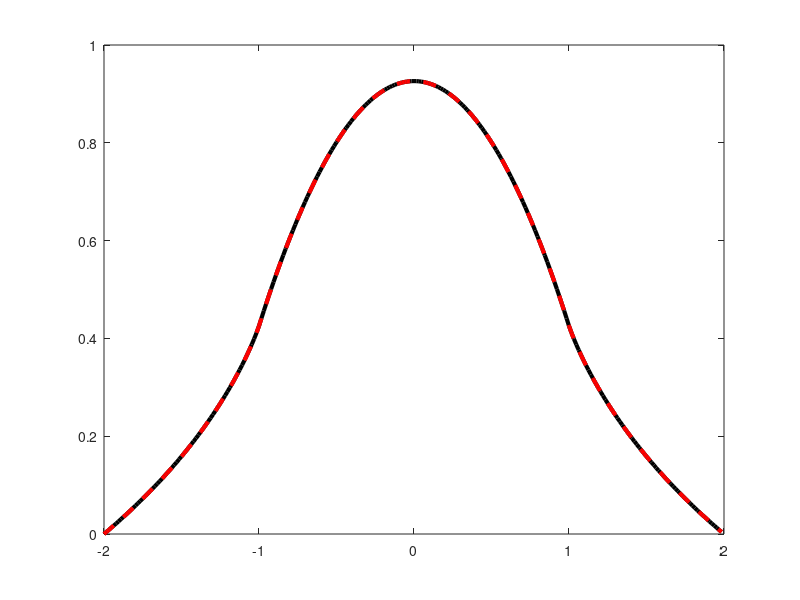

Here is the MATLAB script that generated this plot:
clear all 
%% Create the solution domain

iv = [-2,2];                        % Computational domain
fl = 8;
N  = 2^fl;                          % Number of nodes
L = (iv(2)-iv(1));                  % Domain length L
dx = L/N;                           % Meshsize
x = iv(1):dx:iv(2)-dx;              % Discrete domain


%% Generate a Hertzian pressure distribution 

inerval = find(-1 < x & x < 1);         % Pressure region
p = zeros(1,N);                         % Create a zero vector
p(inerval) = sqrt(1- x(inerval).^2);    % Scaled contact pressure eq 4.35 in compendium

%% Define the matrix for the discrete integral Kernel.
j  = 1:N;                                                           
d1 = (1-j+0.5)*dx; d2=(1-j-0.5)*dx;
k  = d1.*( log( abs( d1 ) )  - 1) - d2.*( log(abs( d2 ) ) - 1);
K  = toeplitz(-k)/(pi);                                           % Creating kernal matrix

%% Standard Method matrix, vector multiplication
% Multiplication between the Kernel and the dimensionless pressure

tic; Standard_Method = (K * p.').'; toc;
figure (1)
% Plot 
plot(x,Standard_Method-Standard_Method(1),'k-','linewidth',3);

%% Discret Convolution-Fast Fourier Method
omega  = 2*pi / L;                                   % Frequency 
k      = [k(1:N),0,fliplr(k(2:N))];                  % Creating periodicity
DCH    = real(fft(-k/pi));                           % The transfer function
pDC    = [zeros(1,N/2),p,zeros(1,N/2)];              % Extending p 
uDCFFT = real(ifft(DCH.*fft(pDC)));                  % Calc conv & IFT
uDCFFT  = uDCFFT(N/2+1:N/2+N);
hold on 
plot(x,uDCFFT-uDCFFT(1),'r--','linewidth',3);










